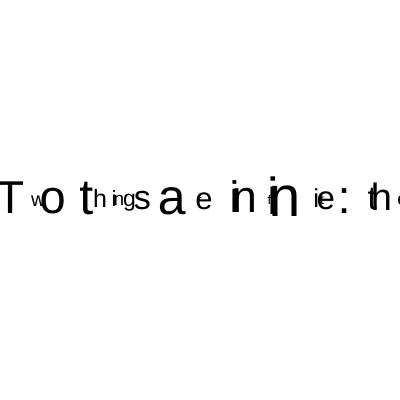
Frame 1 (no input)
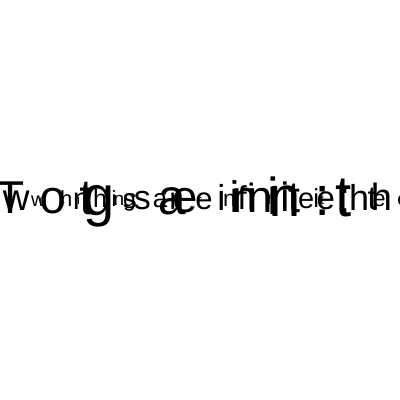
Frame 2 (the mouse pressed at the canvas centre, redrawn once)

The p5.js sketch that drew these frames (run headless with seeded random() and noise() and a simulated clock; the mouse was pressed at the canvas centre and the sketch redrawn once):

// p5.js sketch
// ── sketch.js
var phrase =
  "Two things are infinite: the universe and human stupidity; and I'm not sure about the universe.";
var curIndex = 0;
let randomLetter;

function setup() {
  createCanvas(400, 400);
  background(255);
  frameRate(5);
}

function draw() {
  fill(0);
  textAlign(CENTER, CENTER);

  let Xposition = 10;
  for (let index = 0; index < phrase.length; index++) {
    randomSize = Math.round(random(10, 60));
    textSize(randomSize);
    const letter = phrase.substring(index, index + 1);
    text(letter, Xposition, height / 2);
    Xposition += textWidth(letter);
  }
  noLoop();
}
